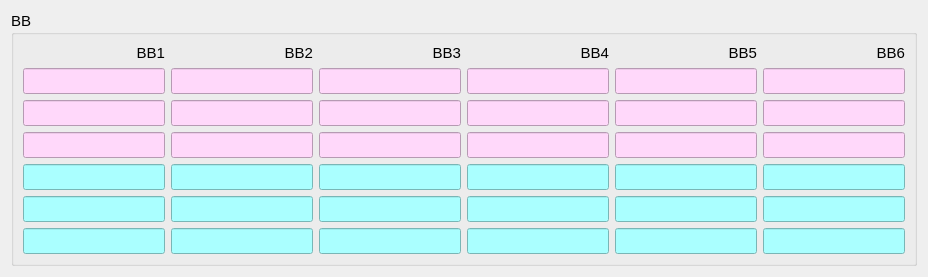
       <widget class="QWidget" name="tab_2">
        <attribute name="title">
         <string>BB</string>
        </attribute>
        <layout class="QHBoxLayout" name="horizontalLayout_11">
         <item>
          <widget class="QGroupBox" name="groupBox_3">
           <property name="font">
            <font>
             <pointsize>11</pointsize>
            </font>
           </property>
           <property name="title">
            <string>BB</string>
           </property>
           <layout class="QHBoxLayout" name="horizontalLayout_9">
            <item>
             <layout class="QVBoxLayout" name="verticalLayout_10">
              <item>
               <widget class="QLabel" name="label_27">
                <property name="text">
                 <string>BB1</string>
                </property>
                <property name="alignment">
                 <set>Qt::AlignRight|Qt::AlignTrailing|Qt::AlignVCenter</set>
                </property>
               </widget>
              </item>
              <item>
               <widget class="QLineEdit" name="lineEdit_37">
                <property name="styleSheet">
                 <string notr="true">background-color: rgb(255, 216, 250);</string>
                </property>
                <property name="alignment">
                 <set>Qt::AlignRight|Qt::AlignTrailing|Qt::AlignVCenter</set>
                </property>
               </widget>
              </item>
              <item>
               <widget class="QLineEdit" name="lineEdit_38">
                <property name="styleSheet">
                 <string notr="true">background-color: rgb(255, 216, 250);
</string>
                </property>
                <property name="alignment">
                 <set>Qt::AlignRight|Qt::AlignTrailing|Qt::AlignVCenter</set>
                </property>
               </widget>
              </item>
              <item>
               <widget class="QLineEdit" name="lineEdit_39">
                <property name="styleSheet">
                 <string notr="true">background-color: rgb(255, 216, 250);</string>
                </property>
                <property name="alignment">
                 <set>Qt::AlignRight|Qt::AlignTrailing|Qt::AlignVCenter</set>
                </property>
               </widget>
              </item>
              <item>
               <widget class="QLineEdit" name="lineEdit_40">
                <property name="cursor">
                 <cursorShape>IBeamCursor</cursorShape>
                </property>
                <property name="styleSheet">
                 <string notr="true">background-color: rgb(170, 255, 255);</string>
                </property>
                <property name="alignment">
                 <set>Qt::AlignRight|Qt::AlignTrailing|Qt::AlignVCenter</set>
                </property>
               </widget>
              </item>
              <item>
               <widget class="QLineEdit" name="lineEdit_41">
                <property name="cursor">
                 <cursorShape>IBeamCursor</cursorShape>
                </property>
                <property name="styleSheet">
                 <string notr="true">background-color: rgb(170, 255, 255);</string>
                </property>
                <property name="alignment">
                 <set>Qt::AlignRight|Qt::AlignTrailing|Qt::AlignVCenter</set>
                </property>
               </widget>
              </item>
              <item>
               <widget class="QLineEdit" name="lineEdit_42">
                <property name="cursor">
                 <cursorShape>IBeamCursor</cursorShape>
                </property>
                <property name="styleSheet">
                 <string notr="true">background-color: rgb(170, 255, 255);</string>
                </property>
                <property name="alignment">
                 <set>Qt::AlignRight|Qt::AlignTrailing|Qt::AlignVCenter</set>
                </property>
               </widget>
              </item>
             </layout>
            </item>
            <item>
             <layout class="QVBoxLayout" name="verticalLayout_11">
              <item>
               <widget class="QLabel" name="label_28">
                <property name="text">
                 <string>BB2</string>
                </property>
                <property name="alignment">
                 <set>Qt::AlignRight|Qt::AlignTrailing|Qt::AlignVCenter</set>
                </property>
               </widget>
              </item>
              <item>
               <widget class="QLineEdit" name="lineEdit_43">
                <property name="styleSheet">
                 <string notr="true">background-color: rgb(255, 216, 250);</string>
                </property>
                <property name="alignment">
                 <set>Qt::AlignRight|Qt::AlignTrailing|Qt::AlignVCenter</set>
                </property>
               </widget>
              </item>
              <item>
               <widget class="QLineEdit" name="lineEdit_44">
                <property name="styleSheet">
                 <string notr="true">background-color: rgb(255, 216, 250);
</string>
                </property>
                <property name="alignment">
                 <set>Qt::AlignRight|Qt::AlignTrailing|Qt::AlignVCenter</set>
                </property>
               </widget>
              </item>
              <item>
               <widget class="QLineEdit" name="lineEdit_45">
                <property name="styleSheet">
                 <string notr="true">background-color: rgb(255, 216, 250);</string>
                </property>
                <property name="alignment">
                 <set>Qt::AlignRight|Qt::AlignTrailing|Qt::AlignVCenter</set>
                </property>
               </widget>
              </item>
              <item>
               <widget class="QLineEdit" name="lineEdit_46">
                <property name="cursor">
                 <cursorShape>IBeamCursor</cursorShape>
                </property>
                <property name="styleSheet">
                 <string notr="true">background-color: rgb(170, 255, 255);</string>
                </property>
                <property name="alignment">
                 <set>Qt::AlignRight|Qt::AlignTrailing|Qt::AlignVCenter</set>
                </property>
               </widget>
              </item>
              <item>
               <widget class="QLineEdit" name="lineEdit_47">
                <property name="cursor">
                 <cursorShape>IBeamCursor</cursorShape>
                </property>
                <property name="styleSheet">
                 <string notr="true">background-color: rgb(170, 255, 255);</string>
                </property>
                <property name="alignment">
                 <set>Qt::AlignRight|Qt::AlignTrailing|Qt::AlignVCenter</set>
                </property>
               </widget>
              </item>
              <item>
               <widget class="QLineEdit" name="lineEdit_48">
                <property name="cursor">
                 <cursorShape>IBeamCursor</cursorShape>
                </property>
                <property name="styleSheet">
                 <string notr="true">background-color: rgb(170, 255, 255);</string>
                </property>
                <property name="alignment">
                 <set>Qt::AlignRight|Qt::AlignTrailing|Qt::AlignVCenter</set>
                </property>
               </widget>
              </item>
             </layout>
            </item>
            <item>
             <layout class="QVBoxLayout" name="verticalLayout_12">
              <item>
               <widget class="QLabel" name="label_29">
                <property name="text">
                 <string>BB3</string>
                </property>
                <property name="alignment">
                 <set>Qt::AlignRight|Qt::AlignTrailing|Qt::AlignVCenter</set>
                </property>
               </widget>
              </item>
              <item>
               <widget class="QLineEdit" name="lineEdit_49">
                <property name="styleSheet">
                 <string notr="true">background-color: rgb(255, 216, 250);</string>
                </property>
                <property name="alignment">
                 <set>Qt::AlignRight|Qt::AlignTrailing|Qt::AlignVCenter</set>
                </property>
               </widget>
              </item>
              <item>
               <widget class="QLineEdit" name="lineEdit_50">
                <property name="styleSheet">
                 <string notr="true">background-color: rgb(255, 216, 250);
</string>
                </property>
                <property name="alignment">
                 <set>Qt::AlignRight|Qt::AlignTrailing|Qt::AlignVCenter</set>
                </property>
               </widget>
              </item>
              <item>
               <widget class="QLineEdit" name="lineEdit_51">
                <property name="styleSheet">
                 <string notr="true">background-color: rgb(255, 216, 250);</string>
                </property>
                <property name="alignment">
                 <set>Qt::AlignRight|Qt::AlignTrailing|Qt::AlignVCenter</set>
                </property>
               </widget>
              </item>
              <item>
               <widget class="QLineEdit" name="lineEdit_52">
                <property name="cursor">
                 <cursorShape>IBeamCursor</cursorShape>
                </property>
                <property name="styleSheet">
                 <string notr="true">background-color: rgb(170, 255, 255);</string>
                </property>
                <property name="alignment">
                 <set>Qt::AlignRight|Qt::AlignTrailing|Qt::AlignVCenter</set>
                </property>
               </widget>
              </item>
              <item>
               <widget class="QLineEdit" name="lineEdit_53">
                <property name="cursor">
                 <cursorShape>IBeamCursor</cursorShape>
                </property>
                <property name="styleSheet">
                 <string notr="true">background-color: rgb(170, 255, 255);</string>
                </property>
                <property name="alignment">
                 <set>Qt::AlignRight|Qt::AlignTrailing|Qt::AlignVCenter</set>
                </property>
               </widget>
              </item>
              <item>
               <widget class="QLineEdit" name="lineEdit_54">
                <property name="cursor">
                 <cursorShape>IBeamCursor</cursorShape>
                </property>
                <property name="styleSheet">
                 <string notr="true">background-color: rgb(170, 255, 255);</string>
                </property>
                <property name="alignment">
                 <set>Qt::AlignRight|Qt::AlignTrailing|Qt::AlignVCenter</set>
                </property>
               </widget>
              </item>
             </layout>
            </item>
            <item>
             <layout class="QVBoxLayout" name="verticalLayout_13">
              <item>
               <widget class="QLabel" name="label_30">
                <property name="text">
                 <string>BB4</string>
                </property>
                <property name="alignment">
                 <set>Qt::AlignRight|Qt::AlignTrailing|Qt::AlignVCenter</set>
                </property>
               </widget>
              </item>
              <item>
               <widget class="QLineEdit" name="lineEdit_55">
                <property name="styleSheet">
                 <string notr="true">background-color: rgb(255, 216, 250);</string>
                </property>
                <property name="alignment">
                 <set>Qt::AlignRight|Qt::AlignTrailing|Qt::AlignVCenter</set>
                </property>
               </widget>
              </item>
              <item>
               <widget class="QLineEdit" name="lineEdit_56">
                <property name="styleSheet">
                 <string notr="true">background-color: rgb(255, 216, 250);
</string>
                </property>
                <property name="alignment">
                 <set>Qt::AlignRight|Qt::AlignTrailing|Qt::AlignVCenter</set>
                </property>
               </widget>
              </item>
              <item>
               <widget class="QLineEdit" name="lineEdit_57">
                <property name="styleSheet">
                 <string notr="true">background-color: rgb(255, 216, 250);</string>
                </property>
                <property name="alignment">
                 <set>Qt::AlignRight|Qt::AlignTrailing|Qt::AlignVCenter</set>
                </property>
               </widget>
              </item>
              <item>
               <widget class="QLineEdit" name="lineEdit_58">
                <property name="cursor">
                 <cursorShape>IBeamCursor</cursorShape>
                </property>
                <property name="styleSheet">
                 <string notr="true">background-color: rgb(170, 255, 255);</string>
                </property>
                <property name="alignment">
                 <set>Qt::AlignRight|Qt::AlignTrailing|Qt::AlignVCenter</set>
                </property>
               </widget>
              </item>
              <item>
               <widget class="QLineEdit" name="lineEdit_59">
                <property name="cursor">
                 <cursorShape>IBeamCursor</cursorShape>
                </property>
                <property name="styleSheet">
                 <string notr="true">background-color: rgb(170, 255, 255);</string>
                </property>
                <property name="alignment">
                 <set>Qt::AlignRight|Qt::AlignTrailing|Qt::AlignVCenter</set>
                </property>
               </widget>
              </item>
              <item>
               <widget class="QLineEdit" name="lineEdit_60">
                <property name="cursor">
                 <cursorShape>IBeamCursor</cursorShape>
                </property>
                <property name="styleSheet">
                 <string notr="true">background-color: rgb(170, 255, 255);</string>
                </property>
                <property name="alignment">
                 <set>Qt::AlignRight|Qt::AlignTrailing|Qt::AlignVCenter</set>
                </property>
               </widget>
              </item>
             </layout>
            </item>
            <item>
             <layout class="QVBoxLayout" name="verticalLayout_14">
              <item>
               <widget class="QLabel" name="label_31">
                <property name="text">
                 <string>BB5</string>
                </property>
                <property name="alignment">
                 <set>Qt::AlignRight|Qt::AlignTrailing|Qt::AlignVCenter</set>
                </property>
               </widget>
              </item>
              <item>
               <widget class="QLineEdit" name="lineEdit_61">
                <property name="styleSheet">
                 <string notr="true">background-color: rgb(255, 216, 250);</string>
                </property>
                <property name="alignment">
                 <set>Qt::AlignRight|Qt::AlignTrailing|Qt::AlignVCenter</set>
                </property>
               </widget>
              </item>
              <item>
               <widget class="QLineEdit" name="lineEdit_62">
                <property name="styleSheet">
                 <string notr="true">background-color: rgb(255, 216, 250);
</string>
                </property>
                <property name="alignment">
                 <set>Qt::AlignRight|Qt::AlignTrailing|Qt::AlignVCenter</set>
                </property>
               </widget>
              </item>
              <item>
               <widget class="QLineEdit" name="lineEdit_63">
                <property name="styleSheet">
                 <string notr="true">background-color: rgb(255, 216, 250);</string>
                </property>
                <property name="alignment">
                 <set>Qt::AlignRight|Qt::AlignTrailing|Qt::AlignVCenter</set>
                </property>
               </widget>
              </item>
              <item>
               <widget class="QLineEdit" name="lineEdit_64">
                <property name="cursor">
                 <cursorShape>IBeamCursor</cursorShape>
                </property>
                <property name="styleSheet">
                 <string notr="true">background-color: rgb(170, 255, 255);</string>
                </property>
                <property name="alignment">
                 <set>Qt::AlignRight|Qt::AlignTrailing|Qt::AlignVCenter</set>
                </property>
               </widget>
              </item>
              <item>
               <widget class="QLineEdit" name="lineEdit_65">
                <property name="cursor">
                 <cursorShape>IBeamCursor</cursorShape>
                </property>
                <property name="styleSheet">
                 <string notr="true">background-color: rgb(170, 255, 255);</string>
                </property>
                <property name="alignment">
                 <set>Qt::AlignRight|Qt::AlignTrailing|Qt::AlignVCenter</set>
                </property>
               </widget>
              </item>
              <item>
               <widget class="QLineEdit" name="lineEdit_66">
                <property name="cursor">
                 <cursorShape>IBeamCursor</cursorShape>
                </property>
                <property name="styleSheet">
                 <string notr="true">background-color: rgb(170, 255, 255);</string>
                </property>
                <property name="alignment">
                 <set>Qt::AlignRight|Qt::AlignTrailing|Qt::AlignVCenter</set>
                </property>
               </widget>
              </item>
             </layout>
            </item>
            <item>
             <layout class="QVBoxLayout" name="verticalLayout_15">
              <item>
               <widget class="QLabel" name="label_32">
                <property name="text">
                 <string>BB6</string>
                </property>
                <property name="alignment">
                 <set>Qt::AlignRight|Qt::AlignTrailing|Qt::AlignVCenter</set>
                </property>
               </widget>
              </item>
              <item>
               <widget class="QLineEdit" name="lineEdit_67">
                <property name="styleSheet">
                 <string notr="true">background-color: rgb(255, 216, 250);</string>
                </property>
                <property name="alignment">
                 <set>Qt::AlignRight|Qt::AlignTrailing|Qt::AlignVCenter</set>
                </property>
               </widget>
              </item>
              <item>
               <widget class="QLineEdit" name="lineEdit_68">
                <property name="styleSheet">
                 <string notr="true">background-color: rgb(255, 216, 250);
</string>
                </property>
                <property name="alignment">
                 <set>Qt::AlignRight|Qt::AlignTrailing|Qt::AlignVCenter</set>
                </property>
               </widget>
              </item>
              <item>
               <widget class="QLineEdit" name="lineEdit_69">
                <property name="styleSheet">
                 <string notr="true">background-color: rgb(255, 216, 250);</string>
                </property>
                <property name="alignment">
                 <set>Qt::AlignRight|Qt::AlignTrailing|Qt::AlignVCenter</set>
                </property>
               </widget>
              </item>
              <item>
               <widget class="QLineEdit" name="lineEdit_70">
                <property name="cursor">
                 <cursorShape>IBeamCursor</cursorShape>
                </property>
                <property name="styleSheet">
                 <string notr="true">background-color: rgb(170, 255, 255);</string>
                </property>
                <property name="alignment">
                 <set>Qt::AlignRight|Qt::AlignTrailing|Qt::AlignVCenter</set>
                </property>
               </widget>
              </item>
              <item>
               <widget class="QLineEdit" name="lineEdit_71">
                <property name="cursor">
                 <cursorShape>IBeamCursor</cursorShape>
                </property>
                <property name="styleSheet">
                 <string notr="true">background-color: rgb(170, 255, 255);</string>
                </property>
                <property name="alignment">
                 <set>Qt::AlignRight|Qt::AlignTrailing|Qt::AlignVCenter</set>
                </property>
               </widget>
              </item>
              <item>
               <widget class="QLineEdit" name="lineEdit_72">
                <property name="cursor">
                 <cursorShape>IBeamCursor</cursorShape>
                </property>
                <property name="styleSheet">
                 <string notr="true">background-color: rgb(170, 255, 255);</string>
                </property>
                <property name="alignment">
                 <set>Qt::AlignRight|Qt::AlignTrailing|Qt::AlignVCenter</set>
                </property>
               </widget>
              </item>
             </layout>
            </item>
           </layout>
          </widget>
         </item>
        </layout>
       </widget>
